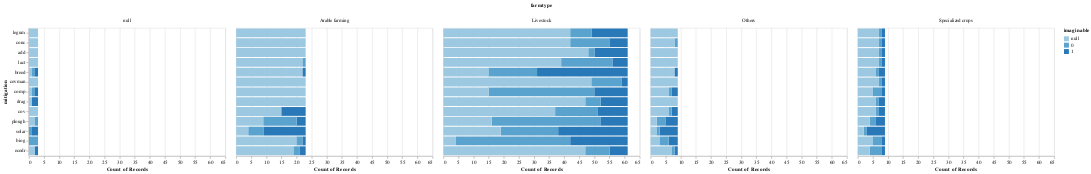

Write notebook code for a chart like this one.
### Markdown cell above
### Does knowledge of mitigations differ by farm type?

### Code cell
alt.Chart(mitigation_df).mark_bar().encode(
    x='count(imaginable)',
    y=alt.Y('mitigation', sort=implemented_columns),
    color='imaginable:O',
    column='farmtype'
)

### Figure 1 — Vega-Lite specification as saved in the notebook (floating-point values rounded to 4 significant figures; data arrays with more than 128 entries replaced by an {"elided": "..."} marker saying what was removed)
{"config": {"view": {"continuousWidth": 400, "continuousHeight": 300}}, "data": {"name": "data-996008f3f32e32815d639f7958ef4585"}, "mark": "bar", "encoding": {"color": {"type": "ordinal", "field": "imaginable"}, "column": {"type": "nominal", "field": "farmtype"}, "x": {"type": "quantitative", "aggregate": "count", "field": "imaginable"}, "y": {"type": "nominal", "field": "mitigation", "sort": ["legum", "conc", "add", "lact", "breed", "covman", "comp", "drag", "cov", "plough", "solar", "biog", "ecodr"]}}, "$schema": "https://vega.github.io/schema/vega-lite/v4.8.1.json", "datasets": {"data-996008f3f32e32815d639f7958ef4585": {"elided": "1365 records"}}}
